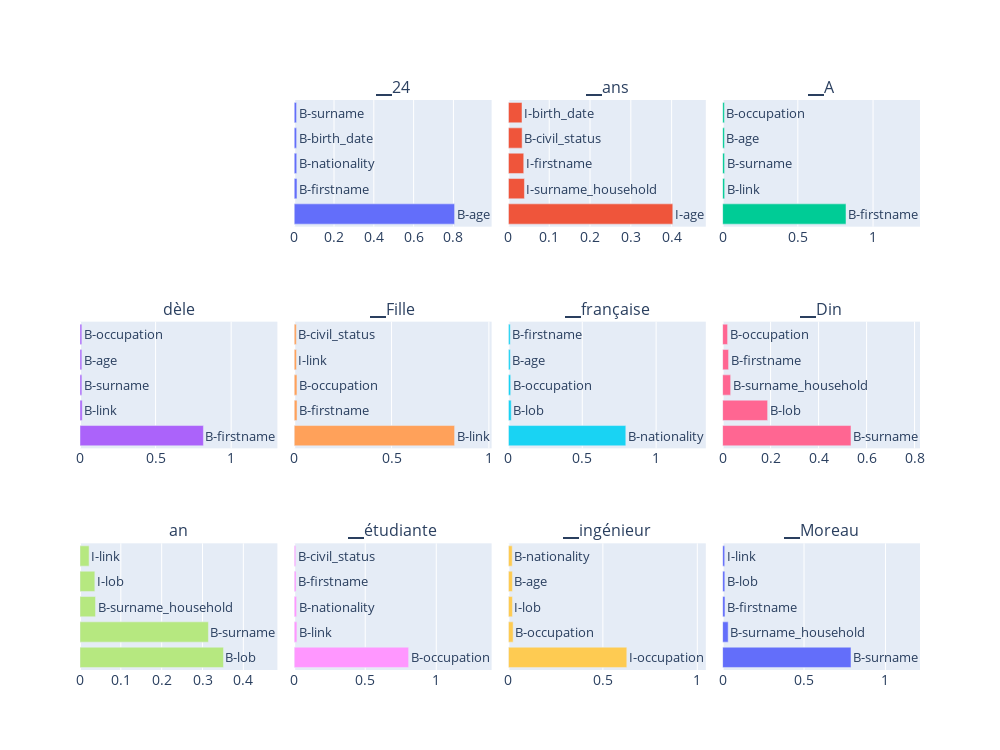

This figure's notebook cell:
### Code cell
# Assuming tokenizer, inputs, torch, probas, and id2tag are defined
tokens = tokenizer.convert_ids_to_tokens(inputs['input_ids'][0])
N = len(tokens) - 1
cols_per_row = 4
rows = -(-N // cols_per_row)

fig = make_subplots(rows=rows, cols=cols_per_row, subplot_titles=tokens, horizontal_spacing=0.02)

for token_index in range(1,N):
    top_categories = torch.topk(probas[0, token_index, :], 5).indices.tolist()
    top_probs = torch.topk(probas[0, token_index, :], 5).values.tolist()
    category_labels = [id2tag[i] for i in top_categories]
    token_name = tokens[token_index]

    row = token_index // cols_per_row + 1
    col = token_index % cols_per_row + 1

    bar = go.Bar(x=top_probs, y=category_labels, orientation='h', name=token_name)
    fig.add_trace(bar, row=row, col=col)

    # Add annotations for each category label at the end of the bars
    for i, (prob, label) in enumerate(zip(top_probs, category_labels)):
        fig.add_annotation(x=prob, y=label, text=label, showarrow=False, xanchor='left', row=row, col=col, font=dict(size=13))

# Hide y-axis labels for all subplots
for r in range(1, rows+1):
    for c in range(1, cols_per_row+1):
        fig.update_yaxes(showticklabels=False, row=r, col=c)
        
fig.update_layout(height=250*rows, width=1000, showlegend=False, font=dict(size=14), title_font_size=16)
fig.show()

### Figure 1 — Plotly figure (JSON) as saved in the notebook; plotly's stock layout.template omitted (floating-point values rounded to 4 significant figures)
{"data": [{"name": "▁24", "orientation": "h", "type": "bar", "x": [0.8059, 0.01394, 0.01267, 0.01203, 0.01182], "xaxis": "x2", "y": ["B-age", "B-firstname", "B-nationality", "B-birth_date", "B-surname"], "yaxis": "y2"}, {"name": "▁ans", "orientation": "h", "type": "bar", "x": [0.4029, 0.0393, 0.0376, 0.03364, 0.03332], "xaxis": "x3", "y": ["I-age", "I-surname_household", "I-firstname", "B-civil_status", "I-birth_date"], "yaxis": "y3"}, {"name": "▁A", "orientation": "h", "type": "bar", "x": [0.8202, 0.01349, 0.01305, 0.01223, 0.01189], "xaxis": "x4", "y": ["B-firstname", "B-link", "B-surname", "B-age", "B-occupation"], "yaxis": "y4"}, {"name": "dèle", "orientation": "h", "type": "bar", "x": [0.8163, 0.0145, 0.01223, 0.0121, 0.01207], "xaxis": "x5", "y": ["B-firstname", "B-link", "B-surname", "B-age", "B-occupation"], "yaxis": "y5"}, {"name": "▁Fille", "orientation": "h", "type": "bar", "x": [0.8239, 0.01459, 0.01415, 0.01169, 0.01095], "xaxis": "x6", "y": ["B-link", "B-firstname", "B-occupation", "I-link", "B-civil_status"], "yaxis": "y6"}, {"name": "▁française", "orientation": "h", "type": "bar", "x": [0.7946, 0.0191, 0.01543, 0.01295, 0.01242], "xaxis": "x7", "y": ["B-nationality", "B-lob", "B-occupation", "B-age", "B-firstname"], "yaxis": "y7"}, {"name": "▁Din", "orientation": "h", "type": "bar", "x": [0.5351, 0.1876, 0.03353, 0.02486, 0.02073], "xaxis": "x8", "y": ["B-surname", "B-lob", "B-surname_household", "B-firstname", "B-occupation"], "yaxis": "y8"}, {"name": "an", "orientation": "h", "type": "bar", "x": [0.3514, 0.3145, 0.03803, 0.03634, 0.02225], "xaxis": "x9", "y": ["B-lob", "B-surname", "B-surname_household", "I-lob", "I-link"], "yaxis": "y9"}, {"name": "▁étudiante", "orientation": "h", "type": "bar", "x": [0.8052, 0.01895, 0.01706, 0.01317, 0.01095], "xaxis": "x10", "y": ["B-occupation", "B-link", "B-nationality", "B-firstname", "B-civil_status"], "yaxis": "y10"}, {"name": "▁ingénieur", "orientation": "h", "type": "bar", "x": [0.6267, 0.02502, 0.02143, 0.02129, 0.0203], "xaxis": "x11", "y": ["I-occupation", "B-occupation", "I-lob", "B-age", "B-nationality"], "yaxis": "y11"}, {"name": "▁Moreau", "orientation": "h", "type": "bar", "x": [0.7884, 0.03423, 0.01456, 0.01363, 0.01287], "xaxis": "x12", "y": ["B-surname", "B-surname_household", "B-firstname", "B-lob", "I-link"], "yaxis": "y12"}], "layout": {"annotations": [{"font": {"size": 16}, "showarrow": false, "text": "<s>", "x": 0.1175, "xanchor": "center", "xref": "paper", "y": 1, "yanchor": "bottom", "yref": "paper"}, {"font": {"size": 16}, "showarrow": false, "text": "▁24", "x": 0.3725, "xanchor": "center", "xref": "paper", "y": 1, "yanchor": "bottom", "yref": "paper"}, {"font": {"size": 16}, "showarrow": false, "text": "▁ans", "x": 0.6275, "xanchor": "center", "xref": "paper", "y": 1, "yanchor": "bottom", "yref": "paper"}, {"font": {"size": 16}, "showarrow": false, "text": "▁A", "x": 0.8825, "xanchor": "center", "xref": "paper", "y": 1, "yanchor": "bottom", "yref": "paper"}, {"font": {"size": 16}, "showarrow": false, "text": "dèle", "x": 0.1175, "xanchor": "center", "xref": "paper", "y": 0.6111, "yanchor": "bottom", "yref": "paper"}, {"font": {"size": 16}, "showarrow": false, "text": "▁Fille", "x": 0.3725, "xanchor": "center", "xref": "paper", "y": 0.6111, "yanchor": "bottom", "yref": "paper"}, {"font": {"size": 16}, "showarrow": false, "text": "▁française", "x": 0.6275, "xanchor": "center", "xref": "paper", "y": 0.6111, "yanchor": "bottom", "yref": "paper"}, {"font": {"size": 16}, "showarrow": false, "text": "▁Din", "x": 0.8825, "xanchor": "center", "xref": "paper", "y": 0.6111, "yanchor": "bottom", "yref": "paper"}, {"font": {"size": 16}, "showarrow": false, "text": "an", "x": 0.1175, "xanchor": "center", "xref": "paper", "y": 0.2222, "yanchor": "bottom", "yref": "paper"}, {"font": {"size": 16}, "showarrow": false, "text": "▁étudiante", "x": 0.3725, "xanchor": "center", "xref": "paper", "y": 0.2222, "yanchor": "bottom", "yref": "paper"}, {"font": {"size": 16}, "showarrow": false, "text": "▁ingénieur", "x": 0.6275, "xanchor": "center", "xref": "paper", "y": 0.2222, "yanchor": "bottom", "yref": "paper"}, {"font": {"size": 16}, "showarrow": false, "text": "▁Moreau", "x": 0.8825, "xanchor": "center", "xref": "paper", "y": 0.2222, "yanchor": "bottom", "yref": "paper"}, {"font": {"size": 13}, "showarrow": false, "text": "B-age", "x": 0.8059, "xanchor": "left", "xref": "x2", "y": "B-age", "yref": "y2"}, {"font": {"size": 13}, "showarrow": false, "text": "B-firstname", "x": 0.01394, "xanchor": "left", "xref": "x2", "y": "B-firstname", "yref": "y2"}, {"font": {"size": 13}, "showarrow": false, "text": "B-nationality", "x": 0.01267, "xanchor": "left", "xref": "x2", "y": "B-nationality", "yref": "y2"}, {"font": {"size": 13}, "showarrow": false, "text": "B-birth_date", "x": 0.01203, "xanchor": "left", "xref": "x2", "y": "B-birth_date", "yref": "y2"}, {"font": {"size": 13}, "showarrow": false, "text": "B-surname", "x": 0.01182, "xanchor": "left", "xref": "x2", "y": "B-surname", "yref": "y2"}, {"font": {"size": 13}, "showarrow": false, "text": "I-age", "x": 0.4029, "xanchor": "left", "xref": "x3", "y": "I-age", "yref": "y3"}, {"font": {"size": 13}, "showarrow": false, "text": "I-surname_household", "x": 0.0393, "xanchor": "left", "xref": "x3", "y": "I-surname_household", "yref": "y3"}, {"font": {"size": 13}, "showarrow": false, "text": "I-firstname", "x": 0.0376, "xanchor": "left", "xref": "x3", "y": "I-firstname", "yref": "y3"}, {"font": {"size": 13}, "showarrow": false, "text": "B-civil_status", "x": 0.03364, "xanchor": "left", "xref": "x3", "y": "B-civil_status", "yref": "y3"}, {"font": {"size": 13}, "showarrow": false, "text": "I-birth_date", "x": 0.03332, "xanchor": "left", "xref": "x3", "y": "I-birth_date", "yref": "y3"}, {"font": {"size": 13}, "showarrow": false, "text": "B-firstname", "x": 0.8202, "xanchor": "left", "xref": "x4", "y": "B-firstname", "yref": "y4"}, {"font": {"size": 13}, "showarrow": false, "text": "B-link", "x": 0.01349, "xanchor": "left", "xref": "x4", "y": "B-link", "yref": "y4"}, {"font": {"size": 13}, "showarrow": false, "text": "B-surname", "x": 0.01305, "xanchor": "left", "xref": "x4", "y": "B-surname", "yref": "y4"}, {"font": {"size": 13}, "showarrow": false, "text": "B-age", "x": 0.01223, "xanchor": "left", "xref": "x4", "y": "B-age", "yref": "y4"}, {"font": {"size": 13}, "showarrow": false, "text": "B-occupation", "x": 0.01189, "xanchor": "left", "xref": "x4", "y": "B-occupation", "yref": "y4"}, {"font": {"size": 13}, "showarrow": false, "text": "B-firstname", "x": 0.8163, "xanchor": "left", "xref": "x5", "y": "B-firstname", "yref": "y5"}, {"font": {"size": 13}, "showarrow": false, "text": "B-link", "x": 0.0145, "xanchor": "left", "xref": "x5", "y": "B-link", "yref": "y5"}, {"font": {"size": 13}, "showarrow": false, "text": "B-surname", "x": 0.01223, "xanchor": "left", "xref": "x5", "y": "B-surname", "yref": "y5"}, {"font": {"size": 13}, "showarrow": false, "text": "B-age", "x": 0.0121, "xanchor": "left", "xref": "x5", "y": "B-age", "yref": "y5"}, {"font": {"size": 13}, "showarrow": false, "text": "B-occupation", "x": 0.01207, "xanchor": "left", "xref": "x5", "y": "B-occupation", "yref": "y5"}, {"font": {"size": 13}, "showarrow": false, "text": "B-link", "x": 0.8239, "xanchor": "left", "xref": "x6", "y": "B-link", "yref": "y6"}, {"font": {"size": 13}, "showarrow": false, "text": "B-firstname", "x": 0.01459, "xanchor": "left", "xref": "x6", "y": "B-firstname", "yref": "y6"}, {"font": {"size": 13}, "showarrow": false, "text": "B-occupation", "x": 0.01415, "xanchor": "left", "xref": "x6", "y": "B-occupation", "yref": "y6"}, {"font": {"size": 13}, "showarrow": false, "text": "I-link", "x": 0.01169, "xanchor": "left", "xref": "x6", "y": "I-link", "yref": "y6"}, {"font": {"size": 13}, "showarrow": false, "text": "B-civil_status", "x": 0.01095, "xanchor": "left", "xref": "x6", "y": "B-civil_status", "yref": "y6"}, {"font": {"size": 13}, "showarrow": false, "text": "B-nationality", "x": 0.7946, "xanchor": "left", "xref": "x7", "y": "B-nationality", "yref": "y7"}, {"font": {"size": 13}, "showarrow": false, "text": "B-lob", "x": 0.0191, "xanchor": "left", "xref": "x7", "y": "B-lob", "yref": "y7"}, {"font": {"size": 13}, "showarrow": false, "text": "B-occupation", "x": 0.01543, "xanchor": "left", "xref": "x7", "y": "B-occupation", "yref": "y7"}, {"font": {"size": 13}, "showarrow": false, "text": "B-age", "x": 0.01295, "xanchor": "left", "xref": "x7", "y": "B-age", "yref": "y7"}, {"font": {"size": 13}, "showarrow": false, "text": "B-firstname", "x": 0.01242, "xanchor": "left", "xref": "x7", "y": "B-firstname", "yref": "y7"}, {"font": {"size": 13}, "showarrow": false, "text": "B-surname", "x": 0.5351, "xanchor": "left", "xref": "x8", "y": "B-surname", "yref": "y8"}, {"font": {"size": 13}, "showarrow": false, "text": "B-lob", "x": 0.1876, "xanchor": "left", "xref": "x8", "y": "B-lob", "yref": "y8"}, {"font": {"size": 13}, "showarrow": false, "text": "B-surname_household", "x": 0.03353, "xanchor": "left", "xref": "x8", "y": "B-surname_household", "yref": "y8"}, {"font": {"size": 13}, "showarrow": false, "text": "B-firstname", "x": 0.02486, "xanchor": "left", "xref": "x8", "y": "B-firstname", "yref": "y8"}, {"font": {"size": 13}, "showarrow": false, "text": "B-occupation", "x": 0.02073, "xanchor": "left", "xref": "x8", "y": "B-occupation", "yref": "y8"}, {"font": {"size": 13}, "showarrow": false, "text": "B-lob", "x": 0.3514, "xanchor": "left", "xref": "x9", "y": "B-lob", "yref": "y9"}, {"font": {"size": 13}, "showarrow": false, "text": "B-surname", "x": 0.3145, "xanchor": "left", "xref": "x9", "y": "B-surname", "yref": "y9"}, {"font": {"size": 13}, "showarrow": false, "text": "B-surname_household", "x": 0.03803, "xanchor": "left", "xref": "x9", "y": "B-surname_household", "yref": "y9"}, {"font": {"size": 13}, "showarrow": false, "text": "I-lob", "x": 0.03634, "xanchor": "left", "xref": "x9", "y": "I-lob", "yref": "y9"}, {"font": {"size": 13}, "showarrow": false, "text": "I-link", "x": 0.02225, "xanchor": "left", "xref": "x9", "y": "I-link", "yref": "y9"}, {"font": {"size": 13}, "showarrow": false, "text": "B-occupation", "x": 0.8052, "xanchor": "left", "xref": "x10", "y": "B-occupation", "yref": "y10"}, {"font": {"size": 13}, "showarrow": false, "text": "B-link", "x": 0.01895, "xanchor": "left", "xref": "x10", "y": "B-link", "yref": "y10"}, {"font": {"size": 13}, "showarrow": false, "text": "B-nationality", "x": 0.01706, "xanchor": "left", "xref": "x10", "y": "B-nationality", "yref": "y10"}, {"font": {"size": 13}, "showarrow": false, "text": "B-firstname", "x": 0.01317, "xanchor": "left", "xref": "x10", "y": "B-firstname", "yref": "y10"}, {"font": {"size": 13}, "showarrow": false, "text": "B-civil_status", "x": 0.01095, "xanchor": "left", "xref": "x10", "y": "B-civil_status", "yref": "y10"}, {"font": {"size": 13}, "showarrow": false, "text": "I-occupation", "x": 0.6267, "xanchor": "left", "xref": "x11", "y": "I-occupation", "yref": "y11"}, {"font": {"size": 13}, "showarrow": false, "text": "B-occupation", "x": 0.02502, "xanchor": "left", "xref": "x11", "y": "B-occupation", "yref": "y11"}, {"font": {"size": 13}, "showarrow": false, "text": "I-lob", "x": 0.02143, "xanchor": "left", "xref": "x11", "y": "I-lob", "yref": "y11"}, {"font": {"size": 13}, "showarrow": false, "text": "B-age", "x": 0.02129, "xanchor": "left", "xref": "x11", "y": "B-age", "yref": "y11"}, {"font": {"size": 13}, "showarrow": false, "text": "B-nationality", "x": 0.0203, "xanchor": "left", "xref": "x11", "y": "B-nationality", "yref": "y11"}, {"font": {"size": 13}, "showarrow": false, "text": "B-surname", "x": 0.7884, "xanchor": "left", "xref": "x12", "y": "B-surname", "yref": "y12"}, {"font": {"size": 13}, "showarrow": false, "text": "B-surname_household", "x": 0.03423, "xanchor": "left", "xref": "x12", "y": "B-surname_household", "yref": "y12"}, {"font": {"size": 13}, "showarrow": false, "text": "B-firstname", "x": 0.01456, "xanchor": "left", "xref": "x12", "y": "B-firstname", "yref": "y12"}, {"font": {"size": 13}, "showarrow": false, "text": "B-lob", "x": 0.01363, "xanchor": "left", "xref": "x12", "y": "B-lob", "yref": "y12"}, {"font": {"size": 13}, "showarrow": false, "text": "I-link", "x": 0.01287, "xanchor": "left", "xref": "x12", "y": "I-link", "yref": "y12"}], "font": {"size": 14}, "height": 750, "showlegend": false, "title": {"font": {"size": 16}}, "width": 1000, "xaxis": {"anchor": "y", "domain": [0, 0.235]}, "xaxis10": {"anchor": "y10", "domain": [0.255, 0.49]}, "xaxis11": {"anchor": "y11", "domain": [0.51, 0.745]}, "xaxis12": {"anchor": "y12", "domain": [0.765, 1.0]}, "xaxis2": {"anchor": "y2", "domain": [0.255, 0.49]}, "xaxis3": {"anchor": "y3", "domain": [0.51, 0.745]}, "xaxis4": {"anchor": "y4", "domain": [0.765, 1.0]}, "xaxis5": {"anchor": "y5", "domain": [0, 0.235]}, "xaxis6": {"anchor": "y6", "domain": [0.255, 0.49]}, "xaxis7": {"anchor": "y7", "domain": [0.51, 0.745]}, "xaxis8": {"anchor": "y8", "domain": [0.765, 1.0]}, "xaxis9": {"anchor": "y9", "domain": [0, 0.235]}, "yaxis": {"anchor": "x", "domain": [0.7778, 1], "showticklabels": false}, "yaxis10": {"anchor": "x10", "domain": [0, 0.2222], "showticklabels": false}, "yaxis11": {"anchor": "x11", "domain": [0, 0.2222], "showticklabels": false}, "yaxis12": {"anchor": "x12", "domain": [0, 0.2222], "showticklabels": false}, "yaxis2": {"anchor": "x2", "domain": [0.7778, 1], "showticklabels": false}, "yaxis3": {"anchor": "x3", "domain": [0.7778, 1], "showticklabels": false}, "yaxis4": {"anchor": "x4", "domain": [0.7778, 1], "showticklabels": false}, "yaxis5": {"anchor": "x5", "domain": [0.3889, 0.6111], "showticklabels": false}, "yaxis6": {"anchor": "x6", "domain": [0.3889, 0.6111], "showticklabels": false}, "yaxis7": {"anchor": "x7", "domain": [0.3889, 0.6111], "showticklabels": false}, "yaxis8": {"anchor": "x8", "domain": [0.3889, 0.6111], "showticklabels": false}, "yaxis9": {"anchor": "x9", "domain": [0, 0.2222], "showticklabels": false}}}
